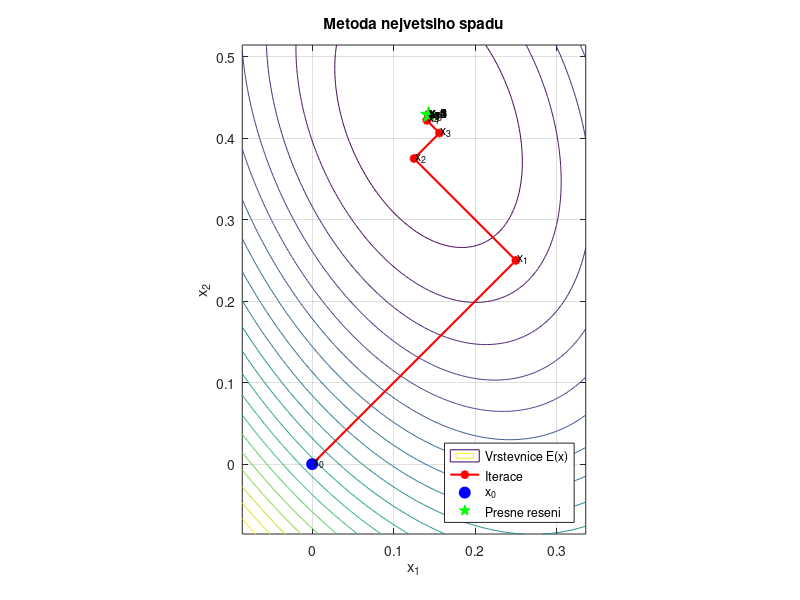

MATLAB code for this plot:
clear; clc; close all;

A = [4 1; 1 2];
b = [1; 1];
iters = 15;
x0 = [0; 0];

E = @(x) 0.5*dot(x,A*x) - dot(b,x);

% Metoda nejvetsiho spadu
x_SD = zeros(2,iters+1);
x_SD(:,1) = x0;
r = b-A*x0;

fprintf(' k       x_1          x_2          ||r||          E(x)\n');
fprintf('---------------------------------------------------------\n');
fprintf('%2d   %10.6f   %10.6f   %.4e   %.8f\n', ...
    0,x0(1),x0(2),norm(r),E(x0));

for k = 1:iters
    Ar = A*r;
    alpha = dot(r,r)/dot(r,Ar);

    x_SD(:,k+1) = x_SD(:,k) + alpha*r;
    r = r-alpha*Ar;

    fprintf('%2d   %10.6f   %10.6f   %.4e   %.8f\n', ...
        k,x_SD(1,k+1),x_SD(2,k+1),norm(r),E(x_SD(:,k+1)));

    if norm(r) < 1e-12
        x_SD = x_SD(:,1:k+1);
        break
    end
end

% Presne reseni
x = A\b;
fprintf('\nPresne reseni: x = (%.6f, %.6f)^T\n',x(1),x(2));
fprintf('Minimalni energie: E(x) = %.8f\n',E(x));

% Automaticke urceni mezi grafu
X = [x_SD, x];

xmin = min(X(1,:));
xmax = max(X(1,:));
ymin = min(X(2,:));
ymax = max(X(2,:));

margin = 0.2*max([xmax-xmin, ymax-ymin, 0.1]);

xmin = xmin-margin;
xmax = xmax+margin;
ymin = ymin-margin;
ymax = ymax+margin;

% Mrizka pro vykresleni vrstevnic
[x1,x2] = meshgrid(linspace(xmin,xmax,200), ...
                   linspace(ymin,ymax,200));

% Energeticka funkce
F = 0.5*(A(1,1)*x1.^2 + 2*A(1,2)*x1.*x2 ...
    + A(2,2)*x2.^2) - b(1)*x1 - b(2)*x2;

% Graf vrstevnic
figure;
contour(x1,x2,F,20);
hold on;

% Trajektorie iteraci
plot(x_SD(1,:),x_SD(2,:),'ro-', ...
    'LineWidth',1.5,'MarkerFaceColor','r','MarkerSize',5);

% Pocatecni aproximace a presne reseni
plot(x0(1),x0(2),'bo', ...
    'MarkerFaceColor','b','MarkerSize',8);

plot(x(1),x(2),'p', ...
    'MarkerFaceColor','g','MarkerEdgeColor','g','MarkerSize',12);

% Popisky iteraci
for k = 0:size(x_SD,2)-1
    text(x_SD(1,k+1)+0.02*margin, ...
         x_SD(2,k+1)+0.02*margin, ...
         sprintf('x_%d',k),'FontSize',9);
end

xlabel('x_1');
ylabel('x_2');
title('Metoda nejvetsiho spadu');

legend('Vrstevnice E(x)','Iterace','x_0','Presne reseni', ...
    'Location','southeast');

axis equal;
xlim([xmin xmax]);
ylim([ymin ymax]);
grid on;
hold off;

% Ulozeni obrazku do slozky skriptu
scriptFolder = fileparts(mfilename('fullpath'));

if isempty(scriptFolder)
    scriptFolder = pwd;
end

filename = fullfile(scriptFolder,'steepest_descent.pdf');
exportgraphics(gcf,filename,'ContentType','vector');

fprintf('\nObrazek ulozen: %s\n',filename);
